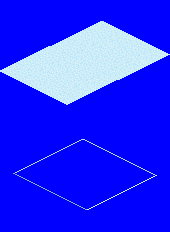
#> input picture _misc/snow_flat_roof.png, 170 x 232 px; its folder holds only this picture in this run
$ python create_preview_of_sprites_with_numbers.py
#> lines starting #> are read from the running program, lines starting #| are printed output that depends on the picture
#> the answer given: snow_flat_roof.png
from PIL import Image
import os
import sys
from tkinter import filedialog

numbers_pixel_data_blue = [(0, 0, 255), (0, 0, 255), (0, 0, 255), (255, 255, 255), (0, 0, 255), (0, 0, 255), (255, 255, 255), (255, 255, 255), (0, 0, 255), (0, 0, 255), (0, 0, 255), (255, 255, 255), (0, 0, 255), (0, 0, 255), (0, 0, 255), (255, 255, 255), (0, 0, 255), (255, 255, 255), (0, 0, 255), (255, 255, 255), (0, 0, 255), (0, 0, 255), (0, 0, 255), (255, 255, 255), (0, 0, 255), (0, 0, 255), (0, 0, 255), (255, 255, 255), (0, 0, 255), (0, 0, 255), (0, 0, 255), (255, 255, 255), (0, 0, 255), (0, 0, 255), (0, 0, 255), (255, 255, 255), (0, 0, 255), (0, 0, 255), (0, 0, 255), (0, 0, 255), (255, 255, 255), (0, 0, 255), (255, 255, 255), (255, 255, 255), (0, 0, 255), (255, 255, 255), (255, 255, 255), (255, 255, 255), (255, 255, 255), (0, 0, 255), (255, 255, 255), (255, 255, 255), (255, 255, 255), (0, 0, 255), (255, 255, 255), (0, 0, 255), (255, 255, 255), (0, 0, 255), (255, 255, 255), (0, 0, 255), (255, 255, 255), (255, 255, 255), (255, 255, 255), (0, 0, 255), (255, 255, 255), (255, 255, 255), (255, 255, 255), (255, 255, 255), (255, 255, 255), (0, 0, 255), (255, 255, 255), (0, 0, 255), (255, 255, 255), (0, 0, 255), (255, 255, 255), (0, 0, 255), (255, 255, 255), (0, 0, 255), (0, 0, 255), (255, 255, 255), (0, 0, 255), (255, 255, 255), (255, 255, 255), (0, 0, 255), (255, 255, 255), (255, 255, 255), (0, 0, 255), (0, 0, 255), (0, 0, 255), (255, 255, 255), (0, 0, 255), (0, 0, 255), (0, 0, 255), (255, 255, 255), (0, 0, 255), (0, 0, 255), (0, 0, 255), (255, 255, 255), (0, 0, 255), (0, 0, 255), (0, 0, 255), (255, 255, 255), (0, 0, 255), (0, 0, 255), (0, 0, 255), (255, 255, 255), (255, 255, 255), (255, 255, 255), (0, 0, 255), (255, 255, 255), (0, 0, 255), (0, 0, 255), (0, 0, 255), (255, 255, 255), (0, 0, 255), (0, 0, 255), (0, 0, 255), (0, 0, 255), (255, 255, 255), (0, 0, 255), (255, 255, 255), (255, 255, 255), (0, 0, 255), (255, 255, 255), (255, 255, 255), (0, 0, 255), (255, 255, 255), (255, 255, 255), (255, 255, 255), (255, 255, 255), (255, 255, 255), (0, 0, 255), (255, 255, 255), (255, 255, 255), (255, 255, 255), (0, 0, 255), (255, 255, 255), (255, 255, 255), (255, 255, 255), (0, 0, 255), (255, 255, 255), (0, 0, 255), (255, 255, 255), (0, 0, 255), (255, 255, 255), (255, 255, 255), (255, 255, 255), (0, 0, 255), (255, 255, 255), (0, 0, 255), (255, 255, 255), (0, 0, 255), (255, 255, 255), (255, 255, 255), (255, 255, 255), (0, 0, 255), (0, 0, 255), (0, 0, 255), (0, 0, 255), (255, 255, 255), (0, 0, 255), (0, 0, 255), (0, 0, 255), (255, 255, 255), (0, 0, 255), (0, 0, 255), (0, 0, 255), (255, 255, 255), (0, 0, 255), (0, 0, 255), (0, 0, 255), (255, 255, 255), (255, 255, 255), (255, 255, 255), (0, 0, 255), (255, 255, 255), (0, 0, 255), (0, 0, 255), (0, 0, 255), (255, 255, 255), (0, 0, 255), (0, 0, 255), (0, 0, 255), (255, 255, 255), (255, 255, 255), (255, 255, 255), (0, 0, 255), (255, 255, 255), (0, 0, 255), (0, 0, 255), (0, 0, 255), (255, 255, 255), (0, 0, 255), (0, 0, 255), (0, 0, 255)]
numbers_pixel_data_red  = [(255, 0, 0), (255, 0, 0), (255, 0, 0), (255, 255, 255), (255, 0, 0), (255, 0, 0), (255, 255, 255), (255, 255, 255), (255, 0, 0), (255, 0, 0), (255, 0, 0), (255, 255, 255), (255, 0, 0), (255, 0, 0), (255, 0, 0), (255, 255, 255), (255, 0, 0), (255, 255, 255), (255, 0, 0), (255, 255, 255), (255, 0, 0), (255, 0, 0), (255, 0, 0), (255, 255, 255), (255, 0, 0), (255, 0, 0), (255, 0, 0), (255, 255, 255), (255, 0, 0), (255, 0, 0), (255, 0, 0), (255, 255, 255), (255, 0, 0), (255, 0, 0), (255, 0, 0), (255, 255, 255), (255, 0, 0), (255, 0, 0), (255, 0, 0), (255, 0, 0), (255, 255, 255), (255, 0, 0), (255, 255, 255), (255, 255, 255), (255, 0, 0), (255, 255, 255), (255, 255, 255), (255, 255, 255), (255, 255, 255), (255, 0, 0), (255, 255, 255), (255, 255, 255), (255, 255, 255), (255, 0, 0), (255, 255, 255), (255, 0, 0), (255, 255, 255), (255, 0, 0), (255, 255, 255), (255, 0, 0), (255, 255, 255), (255, 255, 255), (255, 255, 255), (255, 0, 0), (255, 255, 255), (255, 255, 255), (255, 255, 255), (255, 255, 255), (255, 255, 255), (255, 0, 0), (255, 255, 255), (255, 0, 0), (255, 255, 255), (255, 0, 0), (255, 255, 255), (255, 0, 0), (255, 255, 255), (255, 0, 0), (255, 0, 0), (255, 255, 255), (255, 0, 0), (255, 255, 255), (255, 255, 255), (255, 0, 0), (255, 255, 255), (255, 255, 255), (255, 0, 0), (255, 0, 0), (255, 0, 0), (255, 255, 255), (255, 0, 0), (255, 0, 0), (255, 0, 0), (255, 255, 255), (255, 0, 0), (255, 0, 0), (255, 0, 0), (255, 255, 255), (255, 0, 0), (255, 0, 0), (255, 0, 0), (255, 255, 255), (255, 0, 0), (255, 0, 0), (255, 0, 0), (255, 255, 255), (255, 255, 255), (255, 255, 255), (255, 0, 0), (255, 255, 255), (255, 0, 0), (255, 0, 0), (255, 0, 0), (255, 255, 255), (255, 0, 0), (255, 0, 0), (255, 0, 0), (255, 0, 0), (255, 255, 255), (255, 0, 0), (255, 255, 255), (255, 255, 255), (255, 0, 0), (255, 255, 255), (255, 255, 255), (255, 0, 0), (255, 255, 255), (255, 255, 255), (255, 255, 255), (255, 255, 255), (255, 255, 255), (255, 0, 0), (255, 255, 255), (255, 255, 255), (255, 255, 255), (255, 0, 0), (255, 255, 255), (255, 255, 255), (255, 255, 255), (255, 0, 0), (255, 255, 255), (255, 0, 0), (255, 255, 255), (255, 0, 0), (255, 255, 255), (255, 255, 255), (255, 255, 255), (255, 0, 0), (255, 255, 255), (255, 0, 0), (255, 255, 255), (255, 0, 0), (255, 255, 255), (255, 255, 255), (255, 255, 255), (255, 0, 0), (255, 0, 0), (255, 0, 0), (255, 0, 0), (255, 255, 255), (255, 0, 0), (255, 0, 0), (255, 0, 0), (255, 255, 255), (255, 0, 0), (255, 0, 0), (255, 0, 0), (255, 255, 255), (255, 0, 0), (255, 0, 0), (255, 0, 0), (255, 255, 255), (255, 255, 255), (255, 255, 255), (255, 0, 0), (255, 255, 255), (255, 0, 0), (255, 0, 0), (255, 0, 0), (255, 255, 255), (255, 0, 0), (255, 0, 0), (255, 0, 0), (255, 255, 255), (255, 255, 255), (255, 255, 255), (255, 0, 0), (255, 255, 255), (255, 0, 0), (255, 0, 0), (255, 0, 0), (255, 255, 255), (255, 0, 0), (255, 0, 0), (255, 0, 0)]

def sort_files_by_creation_time(folder_path, files):
	sorted_files = sorted(files, key=lambda x: os.path.getmtime(os.path.join(folder_path, x)))
	return sorted_files

def find_max_dimensions(image_files):
	max_width = 0
	max_height = 0
	for filename in image_files:
		with Image.open(filename) as img:
#> img is the input picture: PIL image 170x232 P; mean R, G, B 36.9, 43, 253.7
			width, height = img.size
#> width = 170; height = 232
			if width > max_width:
				max_width = width
#> max_width = 170
			if height > max_height:
				max_height = height
#> max_height = 232
	return max_width, max_height

def number_sprites(sprite_sheet, number):
	""" Function to extract number sprites from the provided fonts.
		Creates numbers by concatenating the number sprites, returns an Image object. """
	# Numbers are 3(+1 for space) x 5 pixel sprites
	digit_width = 4
	digit_height = 5

	# Create an empty image to place the number sprites
	number_str = str(number)
	total_width = len(number_str) * digit_width
	combined_image = Image.new('RGBA', (total_width, digit_height), (255, 255, 255, 0))

	# Extract each digit and paste it into the combined image
	for i, digit_char in enumerate(number_str):
		digit = int(digit_char)
		x_offset = digit * digit_width
		# Crop the specific number from the sprite sheet and paste in the appropriate position within the combined image
		sprite = sprite_sheet.crop((x_offset, 0, x_offset + digit_width, digit_height))
		combined_image.paste(sprite, (i * digit_width, 0), sprite)

	return combined_image

def concatenate_images(input_files, output_path, columns, padding, starting_number=False, color_numbers="blue"):
	image_files = [os.path.basename(f) for f in input_files]

	# Load the number sprites
	numbers_sprite_sheet = Image.new('RGBA', (39, 5) )
	if color_numbers == "red":
		numbers_sprite_sheet.putdata(numbers_pixel_data_red)
	else:
		numbers_sprite_sheet.putdata(numbers_pixel_data_blue)

	# Get dimensions of the biggest image + padding between images in pixels
	width, height = find_max_dimensions(image_files)
#> width = 170; height = 232
	half_padding = int(padding / 2)
	# Calculate the number of rows needed based on the number of columns
	rows = (len(image_files) + columns - 1) // columns
#> rows = 1
	# Create a new image with the size to accommodate all images in rows and columns
	output_image = Image.new('RGB', ((width + padding) * columns, (height + padding) * rows), "white")
#> output_image: PIL image 184x246 RGB; every value is 255

	# Paste each image into the new image
	for i, image_file in enumerate(image_files):
		image = Image.open(image_file)

		# Calculate the position for the image and paste it into the grid
		row = i // columns
#> row = 0
		col = i % columns
#> col = 0
		x_offset = col * (width + padding) + half_padding
#> x_offset = 7
		y_offset = row * (height + padding) + half_padding
#> y_offset = 7
		output_image.paste(image, (x_offset, y_offset))
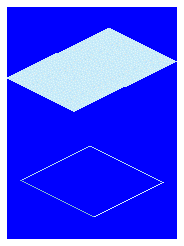
#> output_image: PIL image 184x246 RGB; mean R, G, B 65, 70.3, 253.8

		if isinstance(starting_number, int) and not isinstance(starting_number, bool):
			# Add number to the image, paste the number on top of the image on given position
			number = starting_number + i
#> number = 1
			sprite_number = number_sprites(numbers_sprite_sheet, number)
			number_x = x_offset + 1
#> number_x = 8
			number_y = y_offset - 6
#> number_y = 1
			output_image.paste(sprite_number, (number_x, number_y), sprite_number)

			# Add divider
			if color_numbers == "red":
				divider = Image.new("RGB", (width - 15, 3), "red")
			else:
				divider = Image.new("RGB", (width - 15, 3), "blue")
			output_image.paste(divider, (x_offset + 15, y_offset - 5))

	# Save the concatenated image
#> (the run stopped early here; a loop or call above may not have finished)
